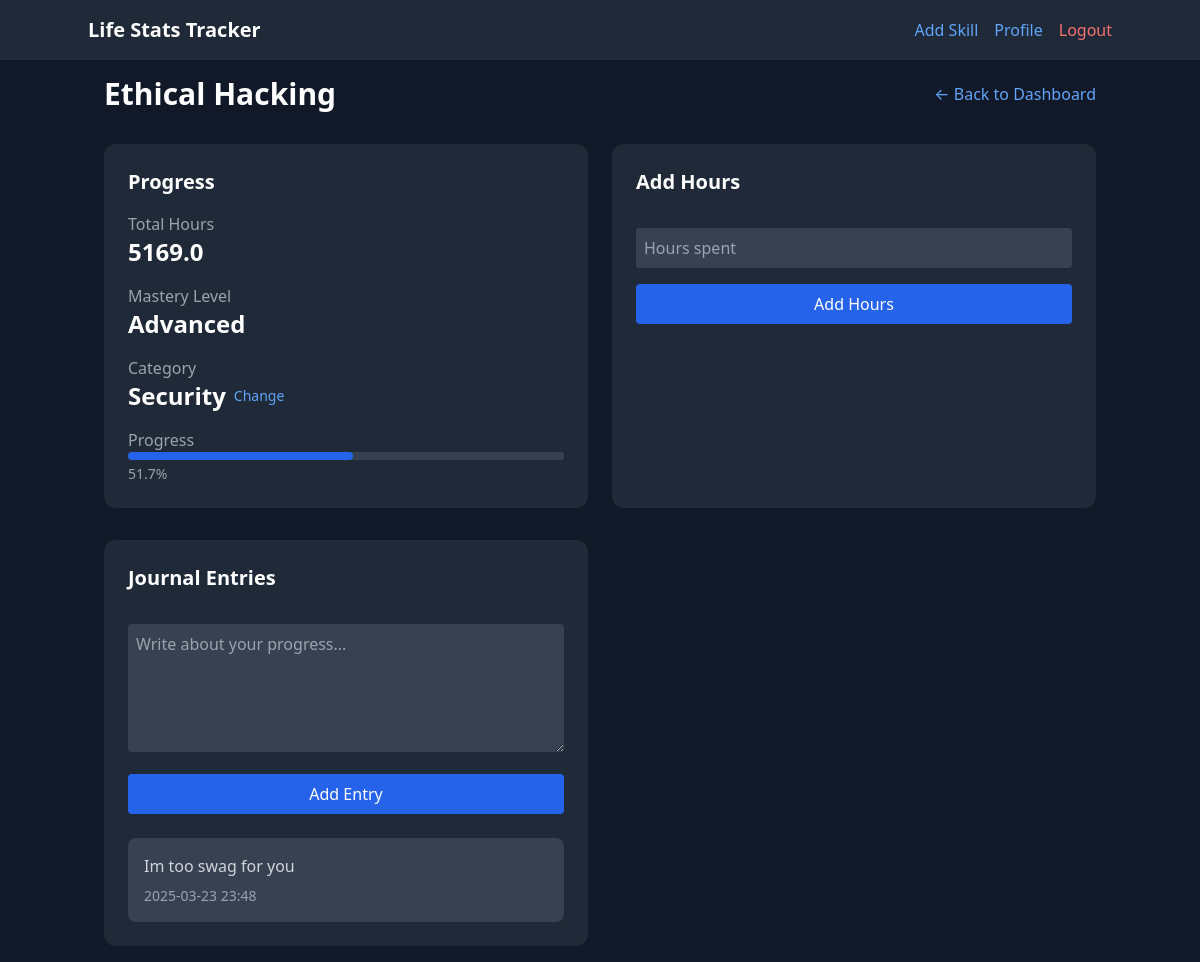
Page /skill/1 (signed in) on the committed database.
### app/models/skill.py (models this page shows, shortened)
class Skill(db.Model):
    __tablename__ = 'skill'
    id = db.Column(db.Integer, primary_key=True)
    name = db.Column(db.String(80), nullable=False)
    description = db.Column(db.Text)
    created_at = db.Column(db.DateTime, default=datetime.utcnow)
    category_id = db.Column(db.Integer, db.ForeignKey('category.id'), nullable=False)
    total_hours = db.Column(db.Float, default=0.0)
    mastery_percentage = db.Column(db.Float, default=0.0)
    level = db.Column(db.Integer, default=1)
    target_hours = db.Column(db.Float, default=10000.0)  # Default to 10,000 hour rule
    level_threshold = db.Column(db.Float, default=10.0)  # Hours needed per level
    journal_entries = db.relationship('JournalEntry', backref='skill', lazy=True)
    def get_level_name(self):
        if self.mastery_percentage < 10:
            return "Novice"
        elif self.mastery_percentage < 25:
            return "Apprentice"
        elif self.mastery_percentage < 50:
            return "Intermediate"
        elif self.mastery_percentage < 75:
            return "Advanced"
        elif self.mastery_percentage < 100:
            return "Expert"
        else:
            return "Master"

class JournalEntry(db.Model):
    __tablename__ = 'journal_entry'
    id = db.Column(db.Integer, primary_key=True)
    content = db.Column(db.Text, nullable=False)
    created_at = db.Column(db.DateTime, default=datetime.utcnow)
    skill_id = db.Column(db.Integer, db.ForeignKey('skill.id'), nullable=False)

### app/models/category.py (models this page shows, shortened)
class Category(db.Model):
    __tablename__ = 'category'
    id = db.Column(db.Integer, primary_key=True)
    name = db.Column(db.String(80), nullable=False)
    description = db.Column(db.Text)
    created_at = db.Column(db.DateTime, default=datetime.utcnow)
    user_id = db.Column(db.Integer, db.ForeignKey('user.id'), nullable=False)
    parent_id = db.Column(db.Integer, db.ForeignKey('category.id'))
    skills = db.relationship('Skill', backref='category', lazy=True)
    subcategories = db.relationship('Category',
                                  backref=db.backref('parent', remote_side=[id]),
                                  lazy=True)
    total_hours = db.Column(db.Float, default=0.0)
    mastery_percentage = db.Column(db.Float, default=0.0)

### app/routes/main.py (the view)
@bp.route('/skill/<int:skill_id>')
@login_required
def skill_detail(skill_id):
    skill = Skill.query.get_or_404(skill_id)
    if skill.category.user_id != current_user.id:
        return redirect(url_for('main.index'))
    categories = Category.query.filter_by(user_id=current_user.id).all()
    return render_template('skill_detail.html', skill=skill, categories=categories)

### app/__init__.py (called while the page is built)
def create_app(config_class=Config):
    instance_path = os.path.join(os.getcwd(), 'instance')
    app = Flask(__name__, instance_path=instance_path, instance_relative_config=True)
    app.config.from_object(config_class)
    os.makedirs(app.instance_path, exist_ok=True)
    print(f"Instance path: {app.instance_path}")
    db.init_app(app)
    login_manager.init_app(app)
    migrate.init_app(app, db)
    csrf.init_app(app)
    from .models import User, Category, Skill, JournalEntry
    @login_manager.user_loader
    def load_user(user_id):
        return User.query.get(int(user_id))
    from app.routes import auth, skills, main
    app.register_blueprint(auth.bp)
    app.register_blueprint(skills.bp)
    app.register_blueprint(main.bp)
    return app

### app/templates/skill_detail.html (shortened to what this page needs)
{% extends "base.html" %}
{% block content %}
<div class="space-y-8">
    <div class="flex justify-between items-center">
        <h1 class="text-3xl font-bold">{{ skill.name }}</h1>
        <a href="{{ url_for('main.index') }}" class="text-blue-400 hover:text-blue-300">← Back to Dashboard</a>
    </div>
    <div class="grid md:grid-cols-2 gap-6">
        <div class="bg-gray-800 p-6 rounded-xl">
            <h2 class="text-xl font-bold mb-4">Progress</h2>
            <div class="space-y-4">
                <div>
                    <p class="text-gray-400">Total Hours</p>
                    <p class="text-2xl font-bold">{{ skill.total_hours }}</p>
                </div>
                <div>
                    <p class="text-gray-400">Mastery Level</p>
                    <p class="text-2xl font-bold">{{ skill.get_level_name() }}</p>
                </div>
                <div>
                    <p class="text-gray-400">Category</p>
                    <div class="flex items-center">
                        <p class="text-2xl font-bold">{{ skill.category.name }}</p>
                        <button id="change-category-btn" class="ml-2 text-sm text-blue-400 hover:text-blue-300">
                            Change
                        </button>
                    </div>
                </div>
                <div>
                    <p class="text-gray-400">Progress</p>
                    <div class="w-full bg-gray-700 rounded-full h-2">
                        <div class="bg-blue-600 h-2 rounded-full" style="width: {{ skill.mastery_percentage }}%"></div>
                    </div>
                    <p class="text-sm text-gray-400 mt-1">{{ "%.1f"|format(skill.mastery_percentage) }}%</p>
                </div>
            </div>
        </div>
        <div class="bg-gray-800 p-6 rounded-xl">
            <h2 class="text-xl font-bold mb-4">Add Hours</h2>
            <form id="add-hours-form" class="space-y-4">
                <input type="number" name="hours" placeholder="Hours spent" step="0.1" min="0" required
                       class="w-full p-2 rounded bg-gray-700 text-white">
                <button type="submit" class="w-full bg-blue-600 hover:bg-blue-500 text-white px-4 py-2 rounded">
                    Add Hours
                </button>
            </form>
        </div>
    </div>
    <div class="grid md:grid-cols-2 gap-6">
        <div class="bg-gray-800 p-6 rounded-xl">
            <h2 class="text-xl font-bold mb-4">Journal Entries</h2>
            <form id="journal-form" class="space-y-4">
                <textarea name="content" placeholder="Write about your progress..." required
                          class="w-full p-2 rounded bg-gray-700 text-white h-32"></textarea>
                <button type="submit" class="w-full bg-blue-600 hover:bg-blue-500 text-white px-4 py-2 rounded">
                    Add Entry
                </button>
            </form>
            <div class="mt-6 space-y-4">
                {% for entry in skill.journal_entries|sort(attribute='created_at', reverse=true) %}
                <div class="bg-gray-700 p-4 rounded-lg">
                    <p class="text-gray-300">{{ entry.content }}</p>
                    <p class="text-sm text-gray-400 mt-2">{{ entry.created_at.strftime('%Y-%m-%d %H:%M') }}</p>
                </div>
                {% endfor %}
            </div>
        </div>
    </div>
</div>
{% endblock %}

### rows in the picture
Skill: name "Ethical Hacking", total_hours "5169.0", get_level_name "Advanced", mastery_percentage "51.7"
Category: category.name "Security"
JournalEntry: content "Im too swag for you", created_at "2025-03-23 23:48"
